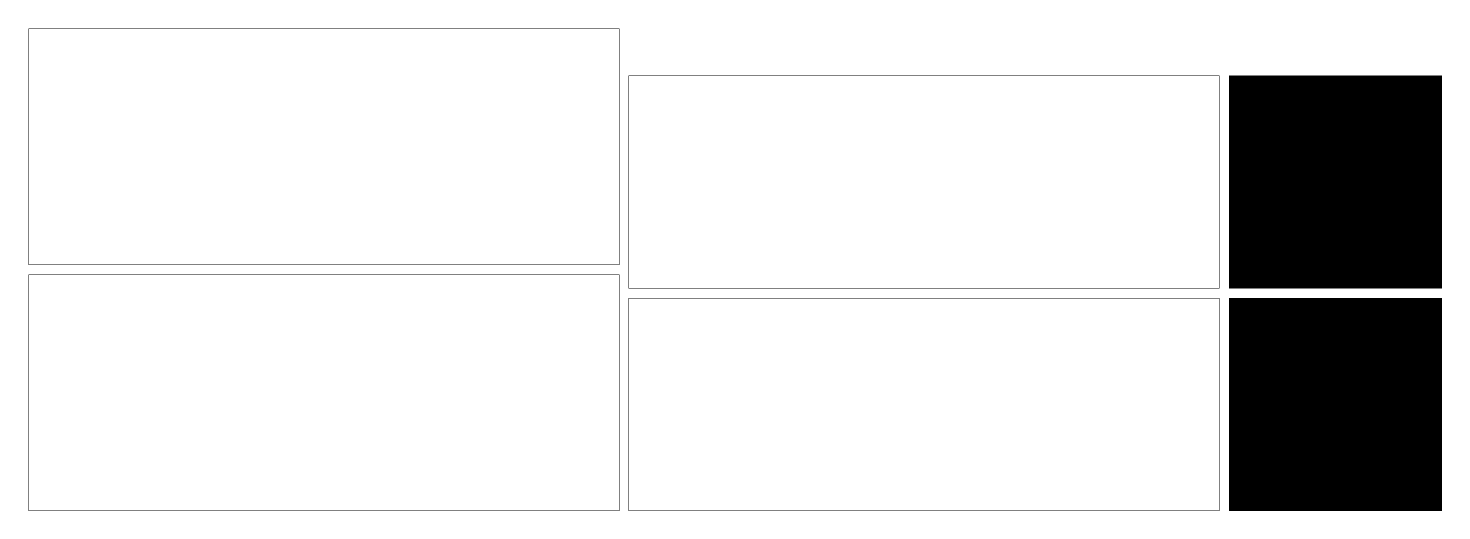
#> input picture examples/layflat_parts_laser_exports/01_laser_black_white.png, 2940 x 1078 px (shown at 1/2 size); its folder holds only this picture in this run
$ python -i image_mask_relief_contour.py   (imports and definitions only)
#> lines starting #> are read from the running program, lines starting #| are printed output that depends on the picture; after the words box and inside, x2 and y2 are one past the last pixel; in counts of white or black regions, pixels touching at a corner belong together
### src/laserprog_studio/geometry_ops/image_mask_relief_loading.py
# -*- coding: utf-8 -*-
from __future__ import annotations

import math
from pathlib import Path


def _resample_filter() -> int:
    from PIL import Image

    # Pillow 9/10 API selection.
    try:
        return Image.Resampling.LANCZOS
    except Exception:  # pragma: no cover - older Pillow fallback
        return Image.LANCZOS


# [61 lines left out: function _load_height_map, not called in this run]


def _clamp_float(value: float, minimum: float, maximum: float) -> float:
    return max(float(minimum), min(float(maximum), float(value)))


# [39 lines left out: function _otsu_threshold, not called in this run]


def _resolve_activity_threshold(
    hist: list[int],
    *,
    binary_threshold: float | None,
    levels: float | None,
) -> tuple[float, float]:
    """Return (threshold_level_0_255, threshold_norm_0_1)."""

    if levels is None:
        raw_threshold = 0.5 if binary_threshold is None else float(binary_threshold)
        threshold_norm = _clamp_float(raw_threshold, 0.0, 1.0)
        return float(threshold_norm) * 255.0, float(threshold_norm)

    level = _clamp_float(float(levels), 0.0, 100.0)
    automatic = _otsu_threshold(hist)
    threshold_index = int(round(float(automatic) + (50.0 - level) * 1.9))
    threshold_index = max(8, min(247, threshold_index))
    threshold_level = float(threshold_index) + 0.5
    return threshold_level, float(threshold_level) / 255.0


# [71 lines left out: function _load_binary_mask, not called in this run]

### src/laserprog_studio/geometry_ops/image_mask_relief_contour.py
# -*- coding: utf-8 -*-
"""Sub-pixel vector footprint generation for binary image masks.

The public image-mask tool should treat raster processing and 3D solid
construction as separate responsibilities.  This module owns only the first
half: image -> scalar activity -> threshold iso-contour -> safe 2D smoothing.

It deliberately returns Shapely geometry, not a WorkMesh.
"""
from __future__ import annotations

from dataclasses import dataclass
from functools import lru_cache
import math
from pathlib import Path
from typing import Any

import numpy as np

from .image_mask_relief_loading import _clamp_float, _resolve_activity_threshold, _resample_filter
from .image_mask_relief_types import MaskPhysicalSize, MaskSmoothingReport


@dataclass(frozen=True, slots=True)
class BinaryMaskFootprint:
    geometry: Any
    source_size: tuple[int, int]
    width: int
    height: int
    active_pixels: int
    downsampled: bool
    threshold: float
    step_x_mm: float
    step_y_mm: float
    physical_width_mm: float
    physical_height_mm: float
    smoothing_report: MaskSmoothingReport


def resolve_mask_physical_size(
    source_size: tuple[int, int],
    *,
    pixel_size_mm: float = 1.0,
    requested: MaskPhysicalSize | None = None,
    legacy_max_side_px: int | None = None,
) -> MaskPhysicalSize:
    """Resolve mechanical dimensions independently from analysis resolution.

    The requested value is the future explicit UI/API contract. The legacy
    maximum-side option reproduces the historical user-facing import size
    without coupling that size to the actual analysis grid.
    """

    source_width = max(int(source_size[0]), 1)
    source_height = max(int(source_size[1]), 1)
    if requested is not None:
        width = float(requested.width_mm)
        height = float(requested.height_mm)
        if not math.isfinite(width) or not math.isfinite(height) or width <= 1.0e-9 or height <= 1.0e-9:
            raise ValueError("Mask physical width and height must be positive finite values.")
        return MaskPhysicalSize(width_mm=width, height_mm=height)

    source_pixel = float(pixel_size_mm)
    if not math.isfinite(source_pixel) or source_pixel <= 1.0e-9:
        raise ValueError("Mask pixel size must be a positive finite value.")

    scale = 1.0
    cap = int(legacy_max_side_px or 0)
    if cap > 0:
        scale = min(1.0, float(cap) / float(max(source_width, source_height)))
    return MaskPhysicalSize(
        width_mm=float(source_width) * source_pixel * scale,
        height_mm=float(source_height) * source_pixel * scale,
    )


def _iter_polygons(geometry: Any) -> tuple[Any, ...]:
    if geometry is None or bool(getattr(geometry, "is_empty", True)):
        return ()
    kind = str(getattr(geometry, "geom_type", "") or "")
    if kind == "Polygon":
        return (geometry,)
    if kind == "MultiPolygon":
        return tuple(poly for poly in geometry.geoms if not poly.is_empty)
    if hasattr(geometry, "geoms"):
        return tuple(poly for part in geometry.geoms for poly in _iter_polygons(part))
    return ()


def _source_cache_signature(path: str | Path) -> tuple[str, int, int]:
    p = Path(path).expanduser().resolve()
    if not p.exists():
        raise FileNotFoundError(f"Image not found: {p}")
    stat = p.stat()
    return str(p), int(stat.st_mtime_ns), int(stat.st_size)


@lru_cache(maxsize=8)
def _cached_activity_field(
    path_text: str,
    mtime_ns: int,
    file_size: int,
    invert: bool,
    max_grid_size: int,
) -> tuple[np.ndarray, tuple[int, int], bool, tuple[int, ...]]:
    """Decode/resize an image once for repeated Levels/Smooth previews."""
#> called with mtime_ns = 1795210066399305582, file_size = 12778, invert = False, max_grid_size = 512

    from PIL import Image

    _ = (mtime_ns, file_size)  # cache-key only; path is the data source.
    p = Path(path_text)
    with Image.open(p) as img:
#> img is the input picture: PIL image 2940x1078 RGB; 88.1% white; 6 black regions, box (x1, y1, x2, y2) and area: (2458, 151, 2884, 577) 181476, (2458, 596, 2884, 1022) 181476, (57, 57, 1239, 530) 3306, (57, 549, 1239, 1022) 3306, (1257, 151, 2439, 577) 3212, (1257, 596, 2439, 1022) 3212
        rgba = img.convert("RGBA")
        white = Image.new("RGBA", rgba.size, (255, 255, 255, 255))
#> white: PIL image 2940x1078 RGBA; every value is 255
        gray = Image.alpha_composite(white, rgba).convert("L")
        source_size = (int(gray.width), int(gray.height))
        downsampled = False
        max_grid = int(max_grid_size)
        if max_grid > 0 and max(gray.size) > max_grid:
            w, h = gray.size
            if w >= h:
                nw = max_grid
                nh = max(1, int(round(h * max_grid / max(w, 1))))
            else:
                nh = max_grid
                nw = max(1, int(round(w * max_grid / max(h, 1))))
            gray = gray.resize((nw, nh), _resample_filter())
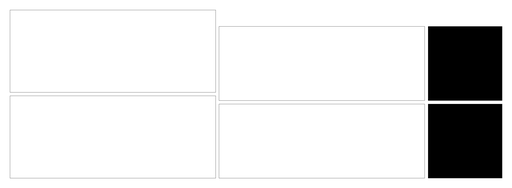
#> gray: PIL image 512x188 L; min 0, max 255, mean 224.6
            downsampled = True
        gray_array = np.asarray(gray, dtype=np.uint8)

    activity = gray_array if bool(invert) else (255 - gray_array)
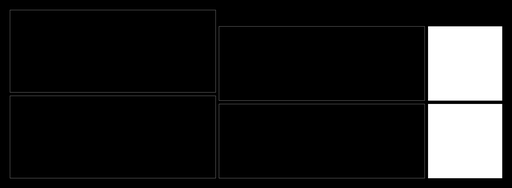
#> activity: shape (188, 512); min 0, max 255, mean 30.4
    activity = np.asarray(activity, dtype=np.uint8)
    activity.setflags(write=False)
    hist = tuple(int(v) for v in np.bincount(activity.ravel(), minlength=256).tolist())
#> hist = 256 values, max 77349 at index 0, min 0 at index 6, mean 376
    return activity, source_size, bool(downsampled), hist


def _load_activity(
    path: str | Path,
    *,
    invert: bool,
    binary_threshold: float | None,
    levels: float | None,
    max_grid_size: int,
) -> tuple[np.ndarray, tuple[int, int], bool, float]:
    """Return cached continuous material activity and selected threshold."""

    path_text, mtime_ns, file_size = _source_cache_signature(path)
    activity, source_size, downsampled, hist = _cached_activity_field(
        path_text,
        mtime_ns,
        file_size,
        bool(invert),
        int(max_grid_size),
    )
#> source_size = (2940, 1078); downsampled = True
#> (the rest of the program and of its run is left out)
